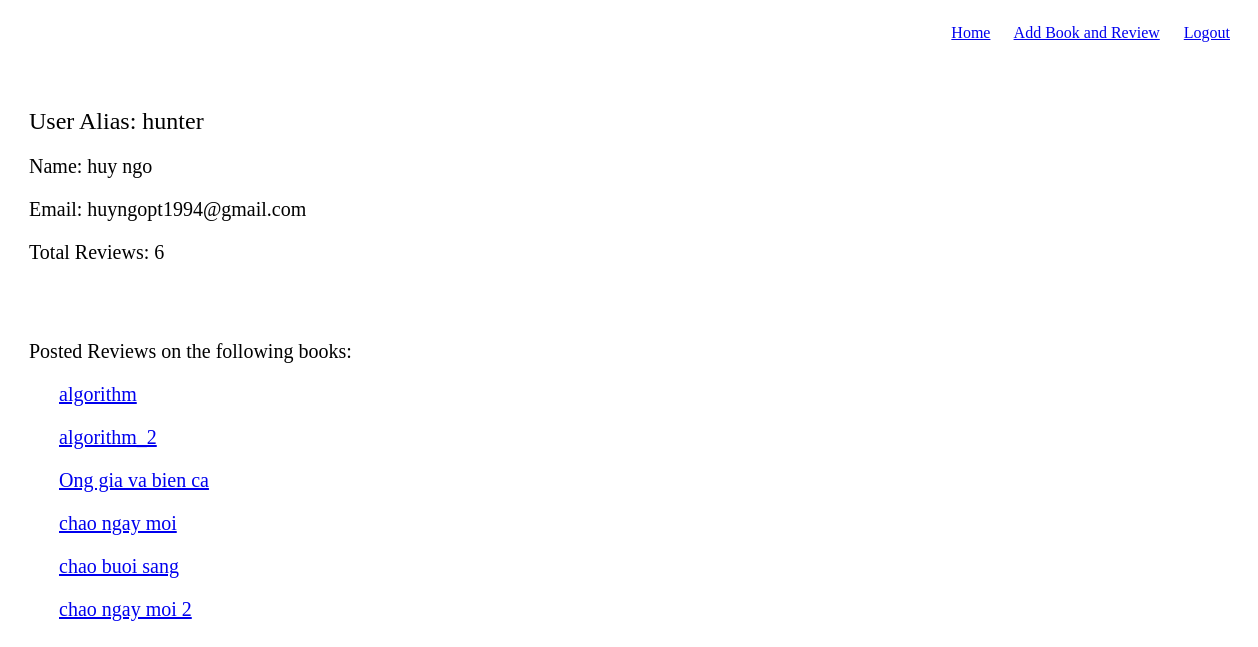
Before: /users/1 (signed in) with the older database file.
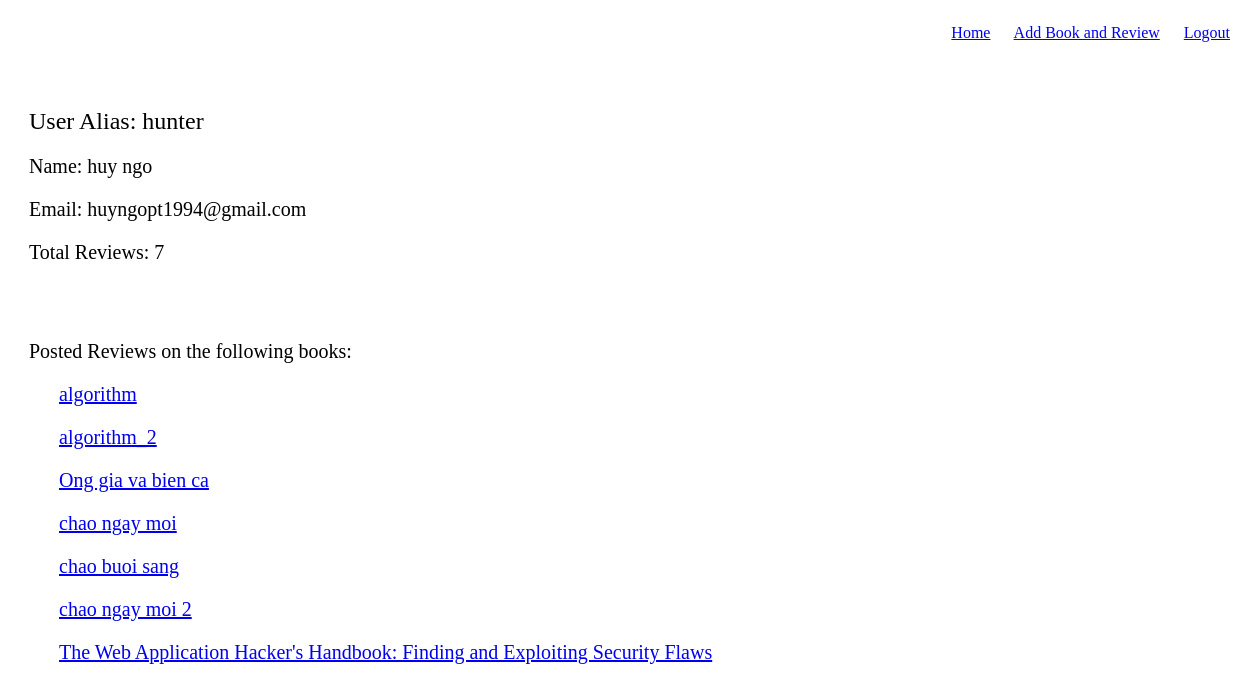
After: the same page with the newer database file.
### main_app/models.py (models this page shows)
class User(models.Model):
	name = models.CharField(max_length=255)
	alias = models.CharField(max_length=255)
	email = models.EmailField()
	password = models.CharField(max_length=255)
	created_at = models.DateTimeField(auto_now_add=True)
	objects = UserManager()

class Book(models.Model):
	title = models.CharField(max_length=255)
	author = models.CharField(max_length=255)
	poster = models.ForeignKey(User, related_name="uploaded_books")
	book_image = models.ImageField(upload_to='book_images/', default='meida/book_images/None/no-img.jpg')
	created_at = models.DateTimeField(auto_now_add=True)

### main_app/views.py (the view)
# urls.py: url(r'^users/(?P<user_id>[1-9][0-9]*)$', views.show_user), #Get method
def show_user(request, user_id):
	if request.session.get('user_id',None) is None:
		messages.error('You should login if want to show informations')
		return redirect('/')
	else:
		user = User.objects.get(id=user_id)
		reviewed_books = user.reviews_left.all().values('book').distinct()
		books = [ Book.objects.get(id=item['book']) for item in reviewed_books ]
		total_reviews = len(books)
		return render(request, 'main_app/user.html',{'user':user,
		                                             'total_reviews': total_reviews,
		                                              'books':books})

### main_app/templates/main_app/user.html (shortened to what this page needs)
<!DOCTYPE html>
<html lang="en">
<head>
    {% load static %}
    <link rel="stylesheet" href="{% static 'main_app/css/style.css' %}">
    <link rel="stylesheet" href="{% static 'main_app/css/header.css' %}">
</head>
<body>
    <header>
        <p class="header_right">
            <a href="/">Home</a>
            <a href="/books/add">Add Book and Review</a>
            <a href="/logout">Logout</a>
        </p>
    </header>
    <main class="user_content">
        {% if request.session.user_id %}
            <h2 style="font-weight: none">User Alias: {{user.alias}}</h2>
            <p>Name: {{user.name}}</p>
            <p>Email: {{user.email}}</p>
            <p>Total Reviews: {{ total_reviews }}</p>
            <br><br>
        <p>Posted Reviews on the following books: </p>
        <div>
            {% for book in books %}
            <p>
                <a href="/books/{{book.id}}">{{book.title}}</a>
            </p>
            {% endfor %}
        </div>
        {% else %}
            <p>PLease login to access your information</p>
        {% endif %}
    </main>
</body>
</html>

### main_app/static/main_app/css/style.css (style rules this page uses)
main { margin: 0 auto; width: 1200px; padding: 20px; }
.user_content h2 { font-weight: normal; }
.user_content p { font-size: 20px; }
.user_content div { padding-left: 30px; }

### main_app/static/main_app/css/header.css (style rules this page uses)
header { height: 60px; }
.header_right { float: right; }
.header_right a { margin-right: 20px; }

Changed rows visible on the page:
added Book: title "The Web Application Hacker's Handbook: Finding and Exploiting Security Flaws"
Other visible differences:
{{ total_reviews }}: "6" → "7"
